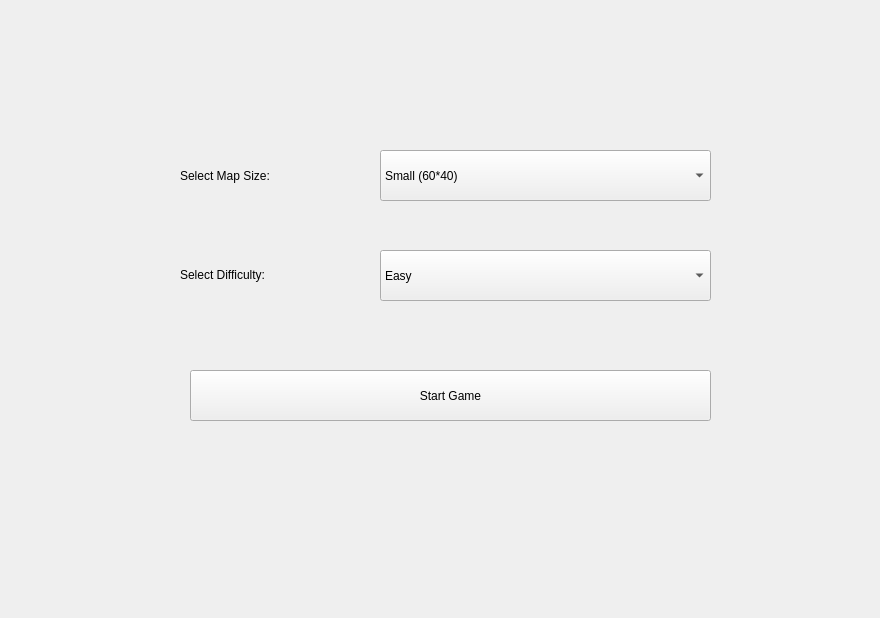
<?xml version="1.0" encoding="UTF-8"?>
<ui version="4.0">
 <class>StartMenu</class>
 <widget class="QWidget" name="StartMenu">
  <property name="geometry">
   <rect>
    <x>0</x>
    <y>0</y>
    <width>880</width>
    <height>618</height>
   </rect>
  </property>
  <property name="windowTitle">
   <string>Form</string>
  </property>
  <widget class="QLabel" name="label">
   <property name="geometry">
    <rect>
     <x>180</x>
     <y>150</y>
     <width>191</width>
     <height>51</height>
    </rect>
   </property>
   <property name="text">
    <string>Select Map Size:</string>
   </property>
  </widget>
  <widget class="QLabel" name="label_2">
   <property name="geometry">
    <rect>
     <x>180</x>
     <y>250</y>
     <width>181</width>
     <height>51</height>
    </rect>
   </property>
   <property name="text">
    <string>&lt;html&gt;&lt;head/&gt;&lt;body&gt;&lt;p&gt;Select Difficulty:&lt;/p&gt;&lt;/body&gt;&lt;/html&gt;</string>
   </property>
  </widget>
  <widget class="QComboBox" name="difficulty_select">
   <property name="geometry">
    <rect>
     <x>380</x>
     <y>250</y>
     <width>331</width>
     <height>51</height>
    </rect>
   </property>
   <item>
    <property name="text">
     <string>Easy</string>
    </property>
   </item>
   <item>
    <property name="text">
     <string>Normal</string>
    </property>
   </item>
   <item>
    <property name="text">
     <string>Hard</string>
    </property>
   </item>
  </widget>
  <widget class="QPushButton" name="start_game">
   <property name="geometry">
    <rect>
     <x>190</x>
     <y>370</y>
     <width>521</width>
     <height>51</height>
    </rect>
   </property>
   <property name="text">
    <string>Start Game</string>
   </property>
  </widget>
  <widget class="QComboBox" name="map_size_select">
   <property name="geometry">
    <rect>
     <x>380</x>
     <y>150</y>
     <width>331</width>
     <height>51</height>
    </rect>
   </property>
   <item>
    <property name="text">
     <string>Small (60*40)</string>
    </property>
   </item>
   <item>
    <property name="text">
     <string>Middle (90*50)</string>
    </property>
   </item>
   <item>
    <property name="text">
     <string>Big (120*60)</string>
    </property>
   </item>
  </widget>
 </widget>
 <resources/>
 <connections/>
</ui>
